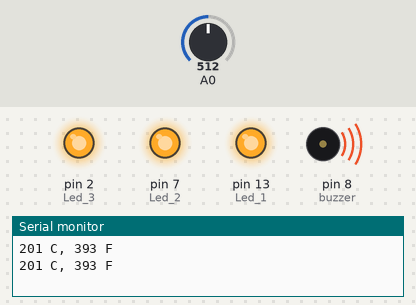
A sketch run on a simulated Arduino Uno, built with avr-gcc and run on an emulated ATmega328P. Parts: output pins drawn as LEDs (lit = HIGH), buzzer (waves = sounding), the last lines printed to the serial monitor. The test bench sets the inputs (shaded band); at power-on: A0 = 512.

Above: at 1.8 s.
1.9 s: A0 set to 257
3.4 s: A0 set to 230
At 5.2 s:
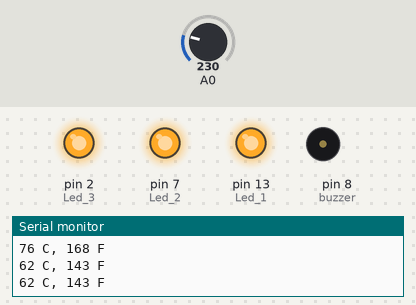
5.5 s: A0 set to 122
At 6.7 s:
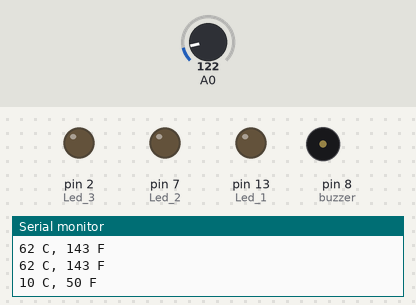
7.5 s: A0 set to 176
9.2 s: A0 set to 196
At 11.1 s:
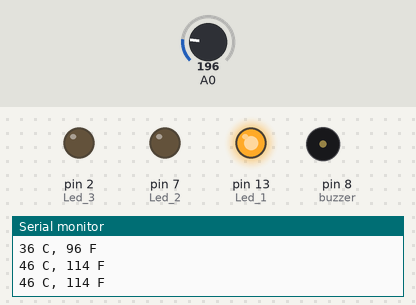
11.5 s: A0 set to 306
At 12.6 s:
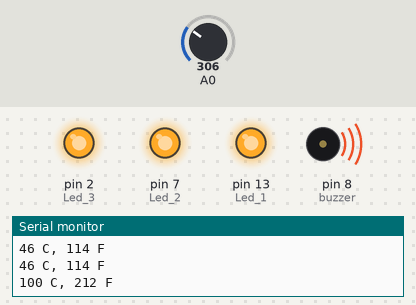
Timing chart, 0 to 14.5 s (numbered marks = the images above; inputs shaded):
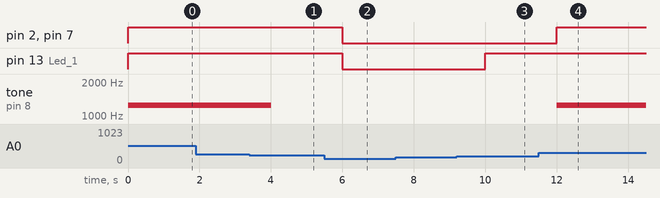

Measured:
- the behaviour switches between 245 and 244 on A0 (found by bisection; images 0 and 1)
- the behaviour switches between 183 and 184 on A0 (found by bisection; images 2 and 3)
- after the input at 3.4 s, tone on pin 8 (buzzer): 1250 Hz → silent after 0.60 s
- after the input at 5.5 s, pin 2 (Led_3), pin 7 (Led_2), pin 13 (Led_1): HIGH → LOW after 0.50 s
- after the input at 9.2 s, pin 13 (Led_1): LOW → HIGH after 0.81 s
- after the input at 11.5 s, pin 2 (Led_3), pin 7 (Led_2): LOW → HIGH after 0.51 s; tone on pin 8 (buzzer): silent → 1250 Hz after 0.51 s

The sketch:

Temperature_Sensor_and_Piezo_Alarm_Code.ino
```cpp
int baselineTEMP = 0;
int celsius = 0;
int fahrenheit = 0;

int Led_1 = 13;
int Led_2 = 7;
int Led_3 = 2;
int buzzer = 8;

void setup(){
  pinMode(A0, INPUT);
  Serial.begin(9600);

  pinMode(Led_1, OUTPUT);
  pinMode(Led_2, OUTPUT);
  pinMode(Led_3, OUTPUT);
  pinMode(buzzer, OUTPUT);
}

void loop(){
  baselineTEMP = 40;

  celsius = map(((analogRead(A0) - 20) * 3.04), 0, 1023, -40, 125);
  fahrenheit = ((celsius * 9) / 5 + 32);

  Serial.print(celsius);
  Serial.print(" C, ");
  Serial.print(fahrenheit);
  Serial.println(" F");

  if(celsius < baselineTEMP){
    digitalWrite(Led_1, LOW);
    digitalWrite(Led_2, LOW);
    digitalWrite(Led_3, LOW);
    noTone(buzzer);
  }
  else if(celsius >= baselineTEMP && celsius < baselineTEMP + 10){
    digitalWrite(Led_1, HIGH);
    digitalWrite(Led_2, LOW);
    digitalWrite(Led_3, LOW);
    noTone(buzzer);
  }
  else if(celsius >= baselineTEMP + 10 && celsius < baselineTEMP + 20){
    digitalWrite(Led_1, HIGH);
    digitalWrite(Led_2, HIGH);
    digitalWrite(Led_3, LOW);
    noTone(buzzer);
  }
  else if(celsius >= baselineTEMP + 20 && celsius < baselineTEMP + 30){
    digitalWrite(Led_1, HIGH);
    digitalWrite(Led_2, HIGH);
    digitalWrite(Led_3, HIGH);
    noTone(buzzer);
  }
  else if(celsius >= baselineTEMP + 30){
    digitalWrite(Led_1, HIGH);
    digitalWrite(Led_2, HIGH);
    digitalWrite(Led_3, HIGH);
    tone(buzzer, 1250);
  }

  delay(1000);
}
```
